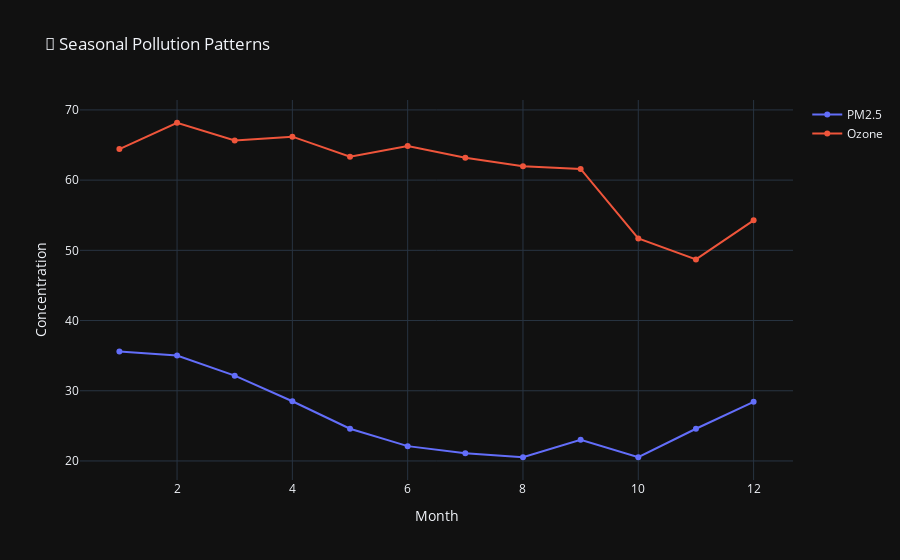

Notebook cell for this chart:
### Markdown cell above
## 4. Seasonal Pollution Patterns

### Code cell
# Extract month
df['month'] = df['last_updated'].dt.month

# Monthly pollution patterns
monthly_aq = df.groupby('month')[['air_quality_PM2.5', 'air_quality_Ozone', 'air_quality_Carbon_Monoxide']].mean().reset_index()

fig = go.Figure()
fig.add_trace(go.Scatter(x=monthly_aq['month'], y=monthly_aq['air_quality_PM2.5'], name='PM2.5', mode='lines+markers'))
fig.add_trace(go.Scatter(x=monthly_aq['month'], y=monthly_aq['air_quality_Ozone'], name='Ozone', mode='lines+markers'))

fig.update_layout(
    title='📅 Seasonal Pollution Patterns',
    xaxis_title='Month',
    yaxis_title='Concentration',
    template='plotly_dark'
)
fig.show()

### Figure 1 — Plotly figure (JSON) as saved in the notebook; plotly's stock layout.template omitted (floating-point values rounded to 4 significant figures)
{"data": [{"mode": "lines+markers", "name": "PM2.5", "type": "scatter", "x": [1, 2, 3, 4, 5, 6, 7, 8, 9, 10, 11, 12], "y": [35.58, 35.02, 32.15, 28.51, 24.59, 22.11, 21.11, 20.53, 23.03, 20.53, 24.58, 28.42]}, {"mode": "lines+markers", "name": "Ozone", "type": "scatter", "x": [1, 2, 3, 4, 5, 6, 7, 8, 9, 10, 11, 12], "y": [64.43, 68.17, 65.65, 66.19, 63.34, 64.87, 63.2, 61.99, 61.6, 51.69, 48.7, 54.28]}], "layout": {"title": {"text": "📅 Seasonal Pollution Patterns"}, "xaxis": {"title": {"text": "Month"}}, "yaxis": {"title": {"text": "Concentration"}}}}
